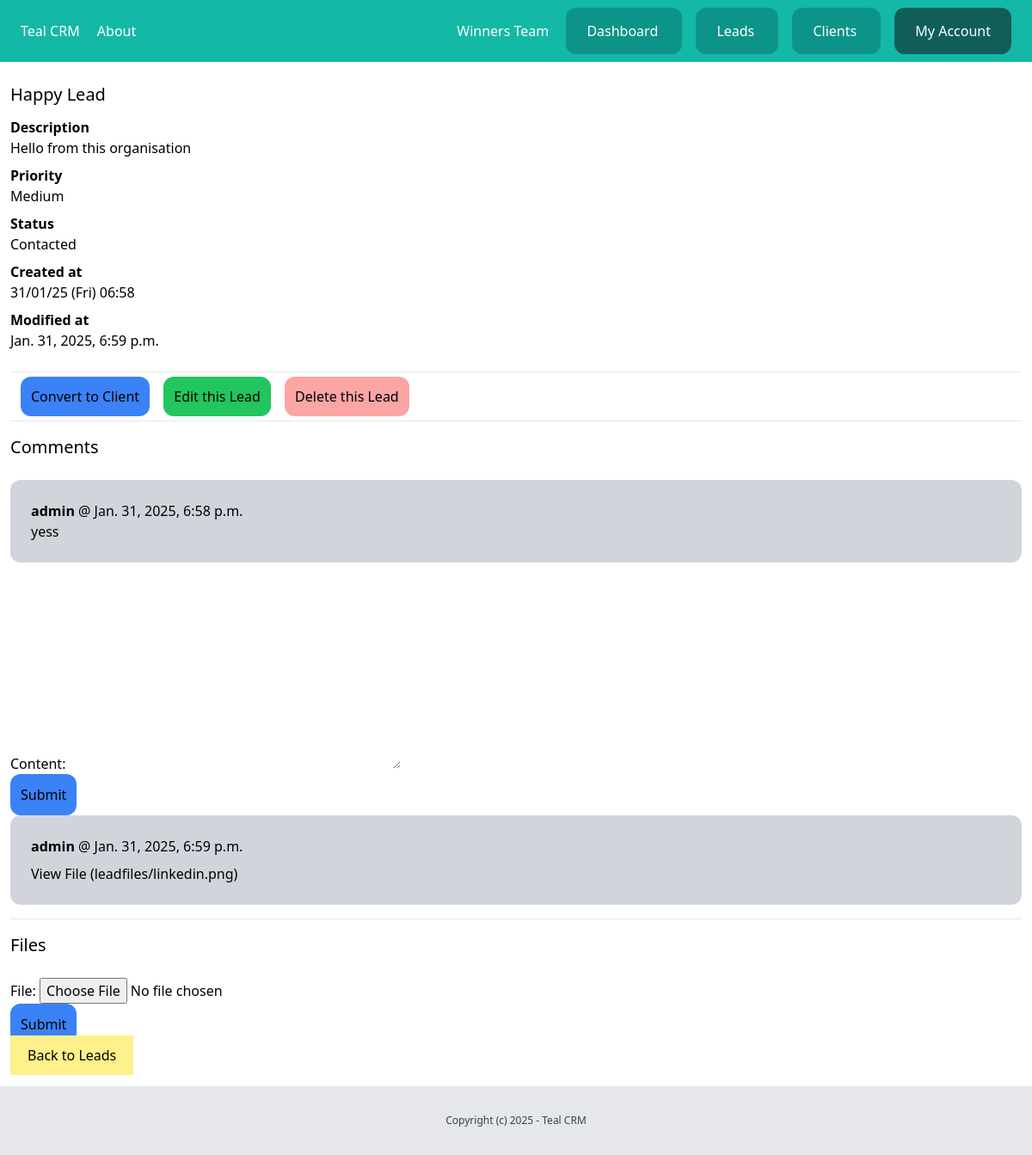
Page /dashboard/leads/16/ (signed in) on the committed database.
### team/models.py (models this page shows)
class Team(models.Model):
    plan = models.ForeignKey(Plan,related_name='teams',on_delete=models.CASCADE, null=True, blank=True)
    name = models.CharField(max_length=255)
    created_by = models.ForeignKey(User,related_name='created_teams' ,on_delete=models.CASCADE)
    created_at = models.DateTimeField(auto_now_add=True)
    members = models.ManyToManyField(User)
    def __str__(self):
        return self.name

### leads/models.py (models this page shows, shortened)
class Lead(models.Model):
    LOW = 'low'
    MEDIUM = 'medium'
    HIGH = 'high'
    CHOICES_PRIORITY = (
        (LOW, 'Low'),
        (MEDIUM, 'Medium'),
        (HIGH, 'High')
    )
    NEW = 'new'
    CONTACTED = 'contacted'
    WON = 'won'
    LOST = 'lost'
    CHOICES_STATUS = (
        (NEW, 'New'),
        (CONTACTED, 'Contacted'),
        (WON, 'Won'),
        (LOST, 'Lost')
    )
    team = models.ForeignKey(Team, related_name='leads', on_delete=models.CASCADE)
    name=models.CharField(max_length=255)
    email=models.EmailField()
    description=models.TextField(blank=True,null=True)
    priority = models.CharField(max_length=10, choices=CHOICES_PRIORITY, default=MEDIUM)
    status = models.CharField(max_length=10, choices=CHOICES_STATUS, default=NEW)
    converted_to_client=models.BooleanField(default=False)
    created_by = models.ForeignKey(User, related_name='leads', on_delete=models.CASCADE)
    created_at = models.DateTimeField(auto_now_add=True)
    modified_at = models.DateTimeField(auto_now=True)
    class Meta:
        ordering=('name',)

class Comments(models.Model):
    team = models.ForeignKey(Team, related_name='lead_comments', on_delete=models.CASCADE)
    lead = models.ForeignKey(Lead, related_name='comments', on_delete=models.CASCADE)
    content = models.TextField(blank=True,null = True)
    created_by = models.ForeignKey(User, related_name='lead_comments', on_delete=models.CASCADE)
    created_at = models.DateTimeField(auto_now_add=True)

class LeadFile(models.Model):
    team = models.ForeignKey(Team, related_name='lead_files', on_delete=models.CASCADE)
    lead = models.ForeignKey(Lead, related_name='files', on_delete=models.CASCADE)
    file = models.FileField(upload_to='leadfiles')
    created_by = models.ForeignKey(User, related_name='lead_files', on_delete=models.CASCADE)
    created_at = models.DateTimeField(auto_now_add=True)

### leads/views.py (the view)
# urls.py: path('<int:pk>/', views.LeadDetailView.as_view(), name='detail'),
class LeadDetailView(LoginRequiredMixin,DetailView):
    model = Lead
    template_name = "leads/leads_detail.html"
    def get_context_data(self, **kwargs):
        context = super().get_context_data(**kwargs)
        context["form"] = AddCommentForm()
        context["fileform"] = AddFileForm()
        return context
    def get_queryset(self):
        return Lead.objects.filter(created_by=self.request.user, pk=self.kwargs.get('pk'))

### leads/forms.py
class AddCommentForm(forms.ModelForm):
    class Meta:
        model=Comments
        fields=('content',)

class AddFileForm(forms.ModelForm):
    class Meta:
        model=LeadFile
        fields=('file',)

### team/context_processors.py (called while the page is built)
def active_team(request):
    active_team = None  # Default to None
    if request.user.is_authenticated:
        user_profile = getattr(request.user, 'userprofile', None)  # Safely access userprofile
        if user_profile and user_profile.active_team:
            active_team = user_profile.active_team
        else:
            active_team = Team.objects.filter(created_by=request.user).first()
    return {'active_team': active_team}

### leads/templates/leads/leads_detail.html (shortened to what this page needs)
{% extends 'core/base.html' %}
{% block content %}
<div class="px-3 py-6">
    <h1 class="text-xl mb-3">{{lead.name}}</h1>
    {% if lead.description %}
    <p class="font-semibold">Description</p>
    <p class="mb-2">{{lead.description}}</p>
    {% endif %}
    <p class="font-semibold">Priority</p>
    <p class="mb-2">{{lead.get_priority_display}}</p>
    <p class="font-semibold">Status</p>
    <p class="mb-2">{{lead.get_status_display}}</p>
    <p class="font-semibold">Created at</p>
    <p class="mb-2">{{lead.created_at|date:"d/m/y (D) h:i"}}</p>
    <p class="font-semibold">Modified at</p>
    <p class="mb-6">{{lead.modified_at}}</p>
    <hr class="my-4">
    <a class=" py-3 px-3 ml-3 rounded-xl bg-blue-500" href="{% url 'leads:convert' lead.id %}">Convert to Client</a>
    <a class=" py-3 px-3 ml-3 rounded-xl bg-green-500" href="{% url 'leads:edit' lead.id %}">Edit this Lead</a>
    <a class=" py-3 px-3 ml-3 rounded-xl bg-red-300" href="{% url 'leads:delete' lead.id %}">Delete this Lead</a>
    <hr class="my-4">
    <h2 class="mb-6 text-xl">Comments</h2>
    <div class="space-y-4">
        {% for comment in lead.comments.all %}
        <div class="bg-gray-300 px-6 py-6 rounded-xl ">
            <p><strong>{{comment.created_by}} </strong> @ {{comment.created_at}}</p>
            {{comment.content}}
        </div>
        {% endfor%}
    </div>
    <form action="{% url 'leads:add_comment' lead.id %}" method="post">
        {{form.as_p}}
        <button class="py-3 px-3 rounded-xl bg-blue-500">Submit</button>
    </form>
    <div class="space-y-4">
        {%for file in lead.files.all %}
        <div class="bg-gray-300 px-6 py-6 rounded-xl ">
            <p class="mb-2"><strong>{{file.created_by}} </strong> @ {{file.created_at}}</p>
            <a href="{{file.file.url}}">View File ({{file.file.name}})</a>
        </div>
        {% endfor%}
    </div>
    <hr class="my-4">
    <h2 class="mb-6 text-xl">Files</h2>
    <form action="{% url 'leads:add_file' lead.id%}" method="post" enctype="multipart/form-data">
        {{fileform.as_p}}
        <button class="py-3 px-3 rounded-xl bg-blue-500">Submit</button>
    </form>
    <a class=" py-3 px-5 bg-yellow-200" href="{% url 'leads:list'%}"> Back to Leads</a>
</div>
{% endblock %}

### core/templates/core/partials/nav.html (shortened to what this page needs)
<nav class="px-6 py-6 bg-teal-500 flex justify-between">
    <div class="space-x-4">
        <a href="/" class="text-white">
            Teal CRM
        </a>
        <a href="{% url 'about' %}" class="text-white">
            About
        </a>
    </div>
    <div class="space-x-4">
        {% if request.user.is_authenticated %}
        <a href="{% url 'team:detail' active_team.id %}" class="text-white">
            {{active_team}}
        </a>
        <a href="{% url 'dashboard:index' %}" class="py-4 px-6 bg-teal-600 rounded-xl text-white">
            Dashboard
        </a>
        <a href="{% url 'leads:list' %}" class="py-4 px-6 bg-teal-600 rounded-xl text-white">
            Leads
        </a>
        <a href="{% url 'clients:list' %}" class="py-4 px-6 bg-teal-600 rounded-xl text-white">
            Clients
        </a>
        <a href="{% url 'userprofile:myaccount' %}" class="py-4 px-6 bg-teal-800 rounded-xl text-white">
            My Account
        </a>
        {% endif %}
    </div>
</nav>

### rows in the picture
Team: name "Winners Team"
Lead: name "Happy Lead", description "Hello from this organisation", priority "Medium", status "Contacted", created_at "31/01/25 (Fri) 06:58", modified_at "Jan. 31, 2025, 6:59 p.m."
Comments: created_by "admin", created_at "Jan. 31, 2025, 6:58 p.m.", content "yess"
LeadFile: created_by "admin", created_at "Jan. 31, 2025, 6:59 p.m.", file.name "leadfiles/linkedin.png"
